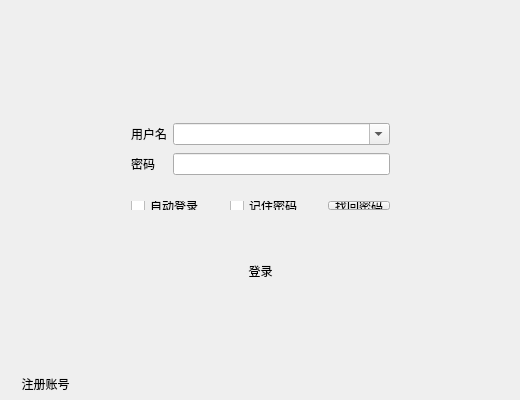
<?xml version="1.0" encoding="UTF-8"?>
<ui version="4.0">
 <class>Login</class>
 <widget class="QWidget" name="Login">
  <property name="geometry">
   <rect>
    <x>0</x>
    <y>0</y>
    <width>520</width>
    <height>400</height>
   </rect>
  </property>
  <property name="windowTitle">
   <string>Login</string>
  </property>
  <widget class="QWidget" name="widget" native="true">
   <property name="geometry">
    <rect>
     <x>0</x>
     <y>0</y>
     <width>520</width>
     <height>400</height>
    </rect>
   </property>
   <widget class="QWidget" name="gridLayoutWidget">
    <property name="geometry">
     <rect>
      <x>120</x>
      <y>110</y>
      <width>281</width>
      <height>80</height>
     </rect>
    </property>
    <layout class="QGridLayout" name="gridLayout">
     <item row="1" column="1">
      <widget class="QLineEdit" name="password"/>
     </item>
     <item row="1" column="0">
      <widget class="QLabel" name="passwordLabel">
       <property name="text">
        <string>密码</string>
       </property>
      </widget>
     </item>
     <item row="0" column="0">
      <widget class="QLabel" name="nameLabel">
       <property name="text">
        <string>用户名</string>
       </property>
      </widget>
     </item>
     <item row="0" column="1">
      <widget class="QComboBox" name="name">
       <property name="editable">
        <bool>true</bool>
       </property>
      </widget>
     </item>
    </layout>
   </widget>
   <widget class="QPushButton" name="close">
    <property name="geometry">
     <rect>
      <x>473</x>
      <y>-8</y>
      <width>55</width>
      <height>55</height>
     </rect>
    </property>
    <property name="styleSheet">
     <string notr="true"/>
    </property>
    <property name="text">
     <string/>
    </property>
    <property name="icon">
     <iconset resource="image.qrc">
      <normaloff>:/image/close.png</normaloff>:/image/close.png</iconset>
    </property>
    <property name="iconSize">
     <size>
      <width>55</width>
      <height>55</height>
     </size>
    </property>
    <property name="flat">
     <bool>true</bool>
    </property>
   </widget>
   <widget class="QWidget" name="horizontalLayoutWidget">
    <property name="geometry">
     <rect>
      <x>120</x>
      <y>190</y>
      <width>281</width>
      <height>31</height>
     </rect>
    </property>
    <layout class="QHBoxLayout" name="horizontalLayout">
     <item>
      <widget class="QCheckBox" name="checkBox">
       <property name="text">
        <string>自动登录</string>
       </property>
      </widget>
     </item>
     <item>
      <widget class="QCheckBox" name="checkBox_2">
       <property name="text">
        <string>记住密码</string>
       </property>
      </widget>
     </item>
     <item>
      <widget class="QToolButton" name="toolButton">
       <property name="text">
        <string>找回密码</string>
       </property>
      </widget>
     </item>
    </layout>
   </widget>
   <widget class="QPushButton" name="login">
    <property name="geometry">
     <rect>
      <x>170</x>
      <y>250</y>
      <width>181</width>
      <height>41</height>
     </rect>
    </property>
    <property name="styleSheet">
     <string notr="true">font: 18pt &quot;楷体_GB2312&quot;;</string>
    </property>
    <property name="text">
     <string>登录</string>
    </property>
    <property name="flat">
     <bool>true</bool>
    </property>
   </widget>
   <widget class="QPushButton" name="enroll">
    <property name="geometry">
     <rect>
      <x>10</x>
      <y>370</y>
      <width>71</width>
      <height>28</height>
     </rect>
    </property>
    <property name="text">
     <string>注册账号</string>
    </property>
    <property name="flat">
     <bool>true</bool>
    </property>
   </widget>
   <widget class="QPushButton" name="QRcode">
    <property name="geometry">
     <rect>
      <x>480</x>
      <y>370</y>
      <width>31</width>
      <height>28</height>
     </rect>
    </property>
    <property name="text">
     <string/>
    </property>
    <property name="icon">
     <iconset resource="image.qrc">
      <normaloff>:/image/erweima.png</normaloff>:/image/erweima.png</iconset>
    </property>
    <property name="iconSize">
     <size>
      <width>30</width>
      <height>30</height>
     </size>
    </property>
    <property name="flat">
     <bool>true</bool>
    </property>
   </widget>
  </widget>
 </widget>
 <layoutdefault spacing="6" margin="11"/>
 <resources>
  <include location="image.qrc"/>
 </resources>
 <connections/>
</ui>
